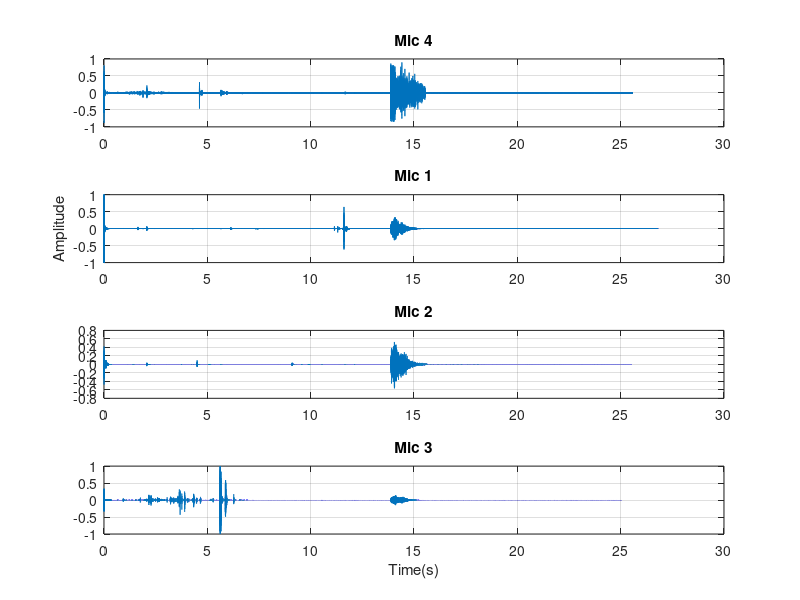
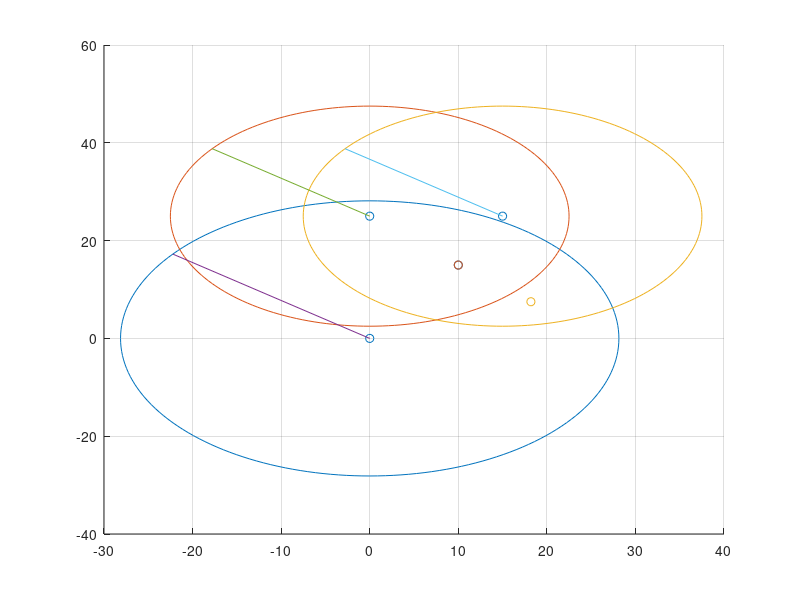

The MATLAB script that drew these images, in order:
%Data Alignment
fs = 44100;
tsample = 1/fs;
load Mic1Test4.mat
load Mic2Test4.mat
load Mic3_test4.mat
load Mic4Test4.mat
 
mic_4 = mic4';
mic_1 = mic1';
mic_2 = microphone2';

new_mic4 = [zeros(1,22300) , mic_4];
new_mic1 = [zeros(1,75900) , mic_1];
new_mic2 = [zeros(1,19700) , mic_2];
 
new_mic3 = mic3';
 
aligned_mic1 = new_mic1(217500:end);
aligned_mic2 = [new_mic2(217500:end),zeros(1,56200)];
aligned_mic3 = [new_mic3(217500:end),zeros(1,75900)];
aligned_mic4 = [new_mic4(217500:end),zeros(1,53600)];
 
n2 = numel(aligned_mic1);
m = (n2-1)*tsample;
t2 = 0:tsample:m;

figure
subplot(4,1,1)
plot(t2,aligned_mic4'),grid,title("Mic 4")
subplot(4,1,2)
plot(t2,aligned_mic1'),grid,title("Mic 1"),ylabel("Amplitude")
subplot(4,1,3)
plot(t2,aligned_mic2'),grid,title("Mic 2")
subplot(4,1,4)
plot(t2,aligned_mic3'),grid,xlabel("Time(s)"),title("Mic 3")

% Observed times of arrival from the signals
Mic1AT = 13.894;
Mic2AT = 13.889;
Mic3AT = 13.883;
Mic4AT = 13.869;

% Difference in time from each mic to the reference mic, Microphone 4
dT1 = 0.025;
dT2 = 0.02;
dT3 = 0.014;

% Distance calculated from each Mic to the reference mic, in feet
D1 = dT1*1125.33;
D2 = dT2*1125.33;
D3 = dT2*1125.33;

%Gunshot Location
xloc = [0 0 15 10]; %x positions of comp
yloc = [0 25 25 15]; %y positions of comp

Sx = 10; %known location of source.. wont know this for project
Sy = 15;


th = 0:pi/100:2*pi; %the step size determines how close the circles are to the radi

xunit1 = D1 * cos(th) + xloc(1); %graphs circle around mic 1
yunit1 = D1 * sin(th) + yloc(1);

xunit2 = D2 * cos(th) + xloc(2); %graphs circle around mic 2
yunit2 = D2 * sin(th) + yloc(2);

xunit3 = D3 * cos(th) + xloc(3); %graphs circle around mic 3
yunit3 = D3 * sin(th) + yloc(3);


%Find the intersection of three spheres                 
%P1,P2,P3 are the centers, D1,D2,D3 are the radii       
%Implementaton based on Wikipedia Trilateration.  
P1 = [0,0];
P2 = [0,25];
P3 = [15,25];
            
temp1 = P2-P1;
e_x = temp1/norm(temp1);
temp2 = P3-P1;
i = dot(e_x,temp2);
temp3 = temp2 - i*e_x;
e_y = temp3/norm(temp3);                                
d = norm(P2-P1);
j = dot(e_y,temp2);
x = (D1*D1 - D2*D2 + d*d) / (2*d);
y = (D1*D1 - D3*D3 -2*i*x + i*i + j*j) / (2*j);
temp4 = D1*D1 - x*x - y*y;
pa = P1 + x*e_x + y*e_y;

figure
%positions of mics
scatter(xloc,yloc)
hold on
%positions of sound source
scatter(Sx,Sy);

%circles with radi of distance from mic to source
hold on
plot(xunit1, yunit1);
hold on
plot(xunit2, yunit2);
hold on
plot(xunit3, yunit3);
hold on

%plot radi... just for visulaization
plot([xloc(1),xunit1(80)],[yloc(1),yunit1(80)]);
hold on
plot([xloc(2),xunit2(80)],[yloc(2),yunit2(80)]);
hold on
plot([xloc(3),xunit3(80)],[yloc(3),yunit3(80)]);  

%plot esmitated location
hold on
scatter(pa(2),pa(1));

grid on
